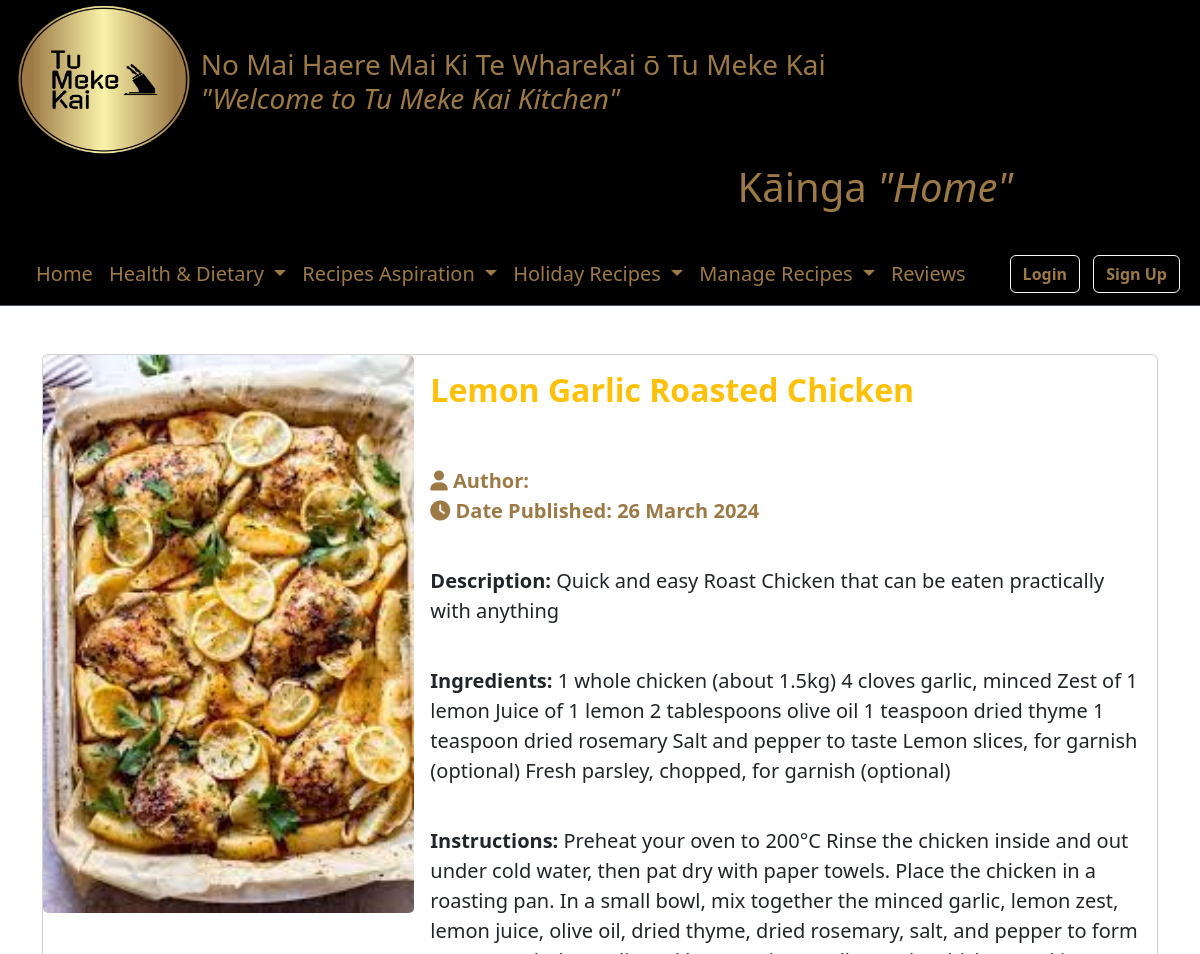
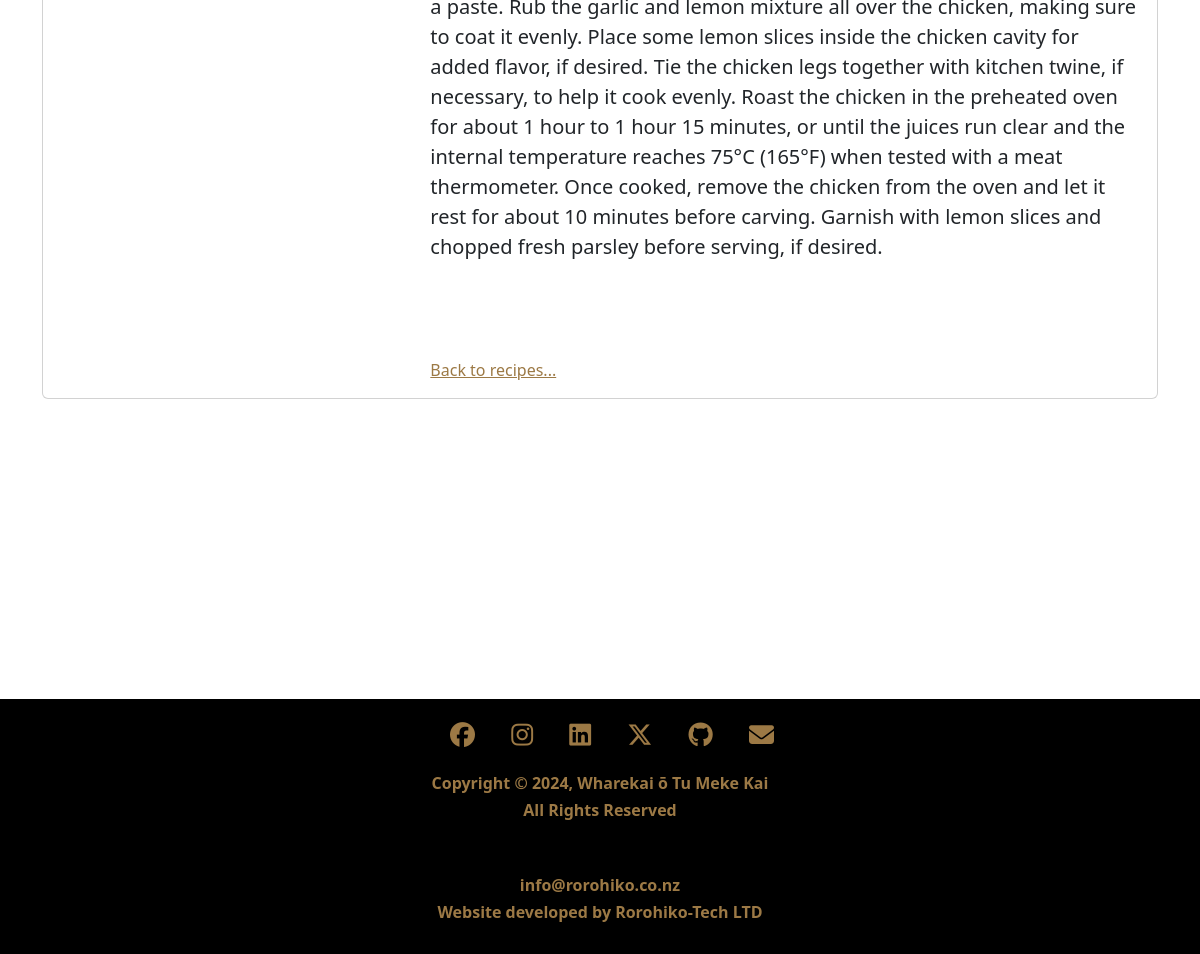
The page /recipes/11/ on the database its author committed (2 pictures, top to bottom).
### MyRecipes/models.py (models this page shows, shortened)
class Recipe(models.Model):
    CATEGORY_CHOICES = [
        ('breakfast', 'Breakfast'),
        ('lunch', 'Lunch'),
        ('dinner', 'Dinner'),
        ('dessert', 'Dessert'),
        ('drinks', 'Drinks'),
        ('platter', 'Platter'),
        ('other', 'Other'),
        ('holiday_specials', 'Holiday Specials'),
        ('healthy_choices', 'Healthy Choices'),
        ('healthy', 'Healthy'),
        ('budget_friendly', 'Budget-friendly'),
        ('comfort_food', 'Comfort Food'),
        ('international_cuisine', 'International Cuisine'),
        ('baking', 'Baking'),
        ('grilling_and_bbq', 'Grilling & BBQ'),
        ('vegetarian_vegan', 'Vegetarian/Vegan'),
        ('vegetarian', 'Vegetarian'),
        ('gluten_free', 'Gluten-Free'),
        ('dairy_free', 'Dairy-Free'),
        ('low_carb', 'Low Carb'),
        ('high_protein', 'High Protein'),
        ('keto', 'Keto'),
        ('paleo', 'Paleo'),
        ('whole30', 'Whole30'),
        ('mediterranean', 'Mediterranean'),
        ('asian_inspired', 'Asian-Inspired'),
        ('mexican', 'Mexican'),
        ('italian', 'Italian'),
        ('middle_eastern', 'Middle Eastern'),
        ('new_years', 'New Years'),
        ('mothers_day', 'Mothers Day'),
    ]
    SUBCATEGORY_CHOICES = [
        ('vegetarian', 'Vegetarian'),
        ('vegan', 'Vegan'),
        ('gluten_free', 'Gluten free'),
        ('low_carb', 'Low Carb'),
        ('high_protein', 'High Protein'),
        ('keto', 'Keto'),
        ('other', 'Other'),
        ('paleo', 'Paleo-Friendly'),
        ('whole30', 'Whole30-Compliant'),
        ('mediterranean', 'Mediterranean Diet'),
        ('weight_loss', 'Weight Loss'),
        ('heart_healthy', 'Heart-Healthy'),
        ('diabetes_friendly', 'Diabetes-Friendly'),
        ('nut_free', 'Nut-Free'),
        ('soy_free', 'Soy-Free'),
        ('nutrient_dense', 'Nutrient-Dense'),
        ('light_and_fresh', 'Light & Fresh'),
        ('family_friendly', 'Family-Friendly'),
        ('kid_friendly', 'Kid-Friendly'),
        ('party_appetizers', 'Party Appetizers'),
        ('seasonal_produce', 'Seasonal Produce'),
        ('one_pot_meals', 'One-Pot Meals'),
        ('meal_prep', 'Meal Prep'),
        ('slow_cooker', 'Slow Cooker/Crockpot'),
        ('instant_pot', 'Instant Pot/Pressure Cooker'),
        ('raw_foods', 'Raw Foods'),
        ('superfoods', 'Superfoods'),
        ('detoxifying', 'Detoxifying'),
        ('immune_boosting', 'Immune-Boosting'),
        ('energy_packed', 'Energy-Packed'),
    ]
    title = models.CharField(max_length = 100)
    description = models.TextField()
    author = models.ForeignKey(User, on_delete = models.CASCADE) # is user deleted -- delete recipxes user put up --> FK = 1 (user) - N(recipes)
    category = models.CharField(max_length = 25, choices = CATEGORY_CHOICES, default = "other")
    subcategory = models.CharField(max_length = 25, choices = SUBCATEGORY_CHOICES, default = "other")
    created_at = models.DateTimeField(auto_now_add = True)
    updated_at = models.DateTimeField(auto_now = True)
    tags = models.ManyToManyField(Tag)
    image = models.ImageField(upload_to='Images/', blank=True)
    ingredients = models.TextField(blank=True, null=True)
    instructions = models.TextField(blank=True, null=True)

### MyRecipes/views.py (the view)
# urls.py: path('recipes/<int:pk>/', views.RecipeDetailView.as_view(), name = 'recipes-detail'),
class RecipeDetailView(DetailView):
    model = models.Recipe

### MyRecipes/templates/MyRecipes/recipe_detail.html (shortened to what this page needs)
{% extends 'MyRecipes/base.html' %}
{% load static %}
{% block content %}
    <div class="container mt-5">
        <div class="card mb-4">
            <div class="row g-0">
                <div class="col-md-4">
                    <img src="{% static "/" %}{{object.image}}" width="100%" class="card-img thumbnail" alt="Breakfast">
                </div>
                <div class="col-md-8">
                    <div class="card-body">
                        <h2 class="card-title text-warning"><strong>{{ object.title }}</strong></h2><br><br>
                        <p class="card-text fs-5" style="color: #9c7945;"><strong><i class="fas fa-user"></i> Author: {{ object.author_name }}</strong><br><strong><i class="fa-solid fa-clock"></i> Date Published: {{ object.updated_at|date:"d F Y" }}</strong></p><br>
                        <p class="card-text fs-5"><strong>Description:</strong> {{ object.description }}</p><br>
                        <p class="card-text fs-5"><strong>Ingredients:</strong> {{ object.ingredients }}</p><br>
                        <p class="card-text fs-5 mb-5"><strong>Instructions:</strong> {{ object.instructions }}</p>
                        <div class="d-flex justify-content-between align-items-center">
                            <a class="mt-5 text-end" href="{% url 'recipes-recipes' %}" style="color: #9c7945;">Back to recipes...</a>
                        </div>
                    </div>
                </div>
            </div>
        </div>
    </div>
{% endblock content %}

### MyRecipes/templates/MyRecipes/base.html (style rules this page uses)
body { background-image: url(''); background-size: contain; background-position: center; background-repeat: no-repeat; }

### rows shown on the page
Recipe: image (picture), title "Lemon Garlic Roasted Chicken", updated_at "26 March 2024", description "Quick and easy Roast Chicken that can be eaten practically with anything", ingredients "1 whole chicken (about 1.5kg) 4 cloves garlic, minced Zest of 1 lemon Juice of 1 lemon 2 tablespoons olive oil 1 teaspoon dried thyme 1 teaspoon dried rosemary Salt and pepper to taste Lemon slices, for garnish (optional) Fresh parsley, chopped, for garnish (optional)", instructions "Preheat your oven to 200°C Rinse the chicken inside and out under cold water, then pat dry with paper towels. Place the chicken in a roasting pan. In a small bowl, mix together the minced garlic, lemon zest, lemon juice, olive oil, dried thyme, dried rosemary, salt, and pepper to form a paste. Rub the garlic and lemon mixture all over the chicken, making sure to coat it evenly. Place some lemon slices inside the chicken cavity for added flavor, if desired. Tie the chicken legs together with kitchen twine, if necessary, to help it cook evenly. Roast the chicken in the preheated oven for about 1 hour to 1 hour 15 minutes, or until the juices run clear and the internal temperature reaches 75°C…"
